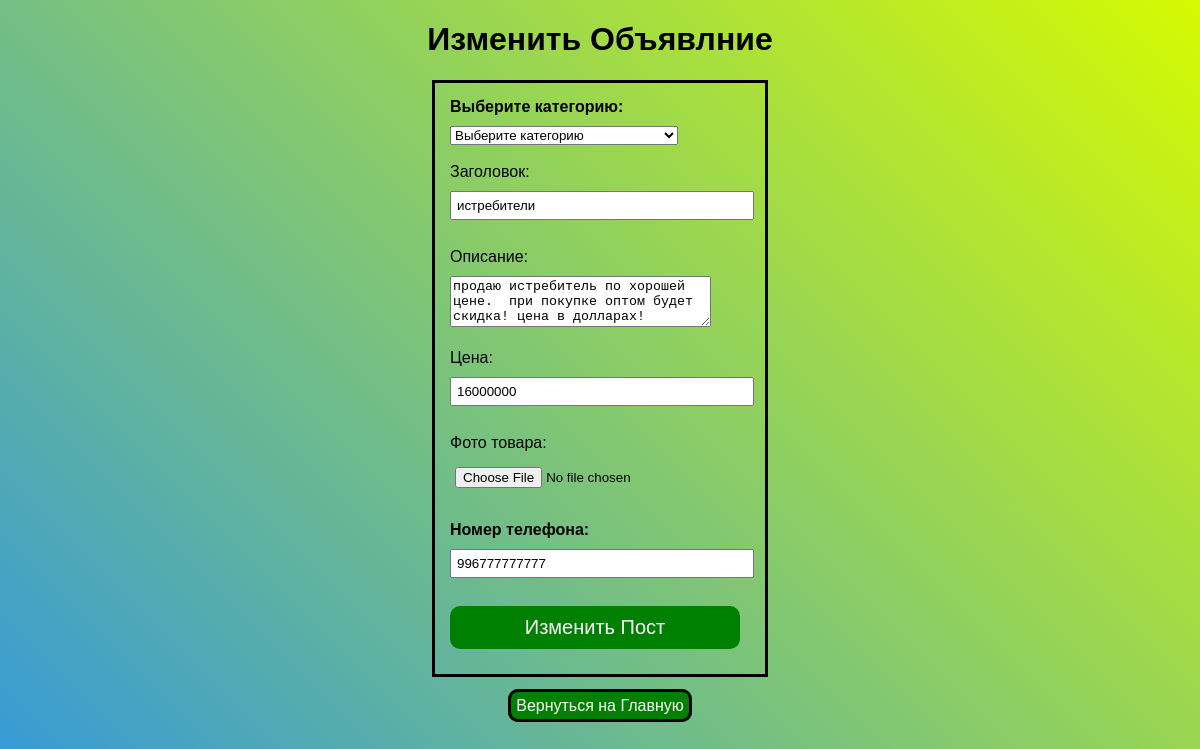
Screenshot of /edit_post/4 (signed in) with the database file from the repository.
### main.py (models this page shows)
class Post(db.Model):
    id = db.Column(db.Integer, primary_key=True)
    category = db.Column(db.String, nullable=False)
    title = db.Column(db.String(100), nullable=False)
    content = db.Column(db.Text, nullable=False)
    price = db.Column(db.Integer, nullable=False)
    user_id = db.Column(db.Integer, db.ForeignKey('user.id'), nullable=False)
    image = db.Column(db.String(250))
    user_number = db.Column(db.String(250))

### main.py (the view, shortened to what this page needs)
@app.route('/edit_post/<int:post_id>', methods=['GET', 'POST'])
def edit_post(post_id):
    post = Post.query.get_or_404(post_id)
    if 'user_id' not in session or session['user_id'] != post.user_id:
        flash('You do not have permission to edit this post.', 'danger')
        return redirect(url_for('home'))
    return render_template('edit_post.html', post=post)

### templates/edit_post.html (shortened to what this page needs)
<!DOCTYPE html>
<html lang="ru">
<head>
    <link rel="stylesheet" href="/static/uploads/edit_post.css">
</head>
<body>
    <h1>Изменить Объявлние</h1>
    <form method="POST" action="{{ url_for('edit_post', post_id=post.id) }}" enctype="multipart/form-data">
        <b><label for="category">Выберите категорию:</label></b>
        <select class="category" name="category" required>
            <option value="{{ post.category }}">Выберите категорию</option>
        </select>
        <br>
        <br>
        <label for="title">Заголовок:</label>
        <input type="text" name="title" value="{{ post.title }}" required>
        <br>
        <br>
        <label for="content">Описание:</label>
        <textarea rows="3" cols="30" name="content" required>{{ post.content }}</textarea>
        <br>
        <br>
        <label for="price">Цена:</label>
        <input type="number" name="price" value="{{ post.price }}" required>
        <br>
        <br>
        <label for="file">Фото товара:</label>
        <input type="file" name="file">
        <br>
        <br>
        <b><label for="number">Номер телефона:</label></b>
        <input type="number" name="number" value="{{ post.user_number }}" required>
        <br>
        <br>
        <input class="c_p_btn" type="submit" value="Изменить Пост">
    </form>
    <p><a href="{{ url_for('home') }}">Вернуться на Главную</a></p>
</body>
</html>

### static/uploads/edit_post.css (style rules this page uses)
body { background-color: yellow; margin: 0; font-family: 'Arial', sans-serif; }
h1 { text-align: center; }
a { color: #fff; text-decoration: none; transition: color 0.3s ease; border: 3px solid black; border-radius: 10px; padding: 5px; background-color: green; margin: 10px; }
body::before { content: ''; position: fixed; top: 0; left: 0; width: 100%; height: 100%; z-index: -1; background: linear-gradient(45deg, #3498db, #d5fa01); }
form { border: 3px solid black; width: 300px; padding: 15px; margin: 20px auto; }
form label { display: block; margin-bottom: 10px; }
form input { width: calc(100% - 10px); padding: 5px; margin-bottom: 10px; }
.c_p_btn { background-color: green; color: white; border: none; border-radius: 10px; padding: 10px; font-size: 20px; cursor: pointer; transition: background-color 0.3s ease; }
p { text-align: center; }

### rows the page displays
Post: title "истребители", content "продаю истребитель по хорошей цене. при покупке оптом будет скидка! цена в долларах!", price "16000000", number "996777777777"
